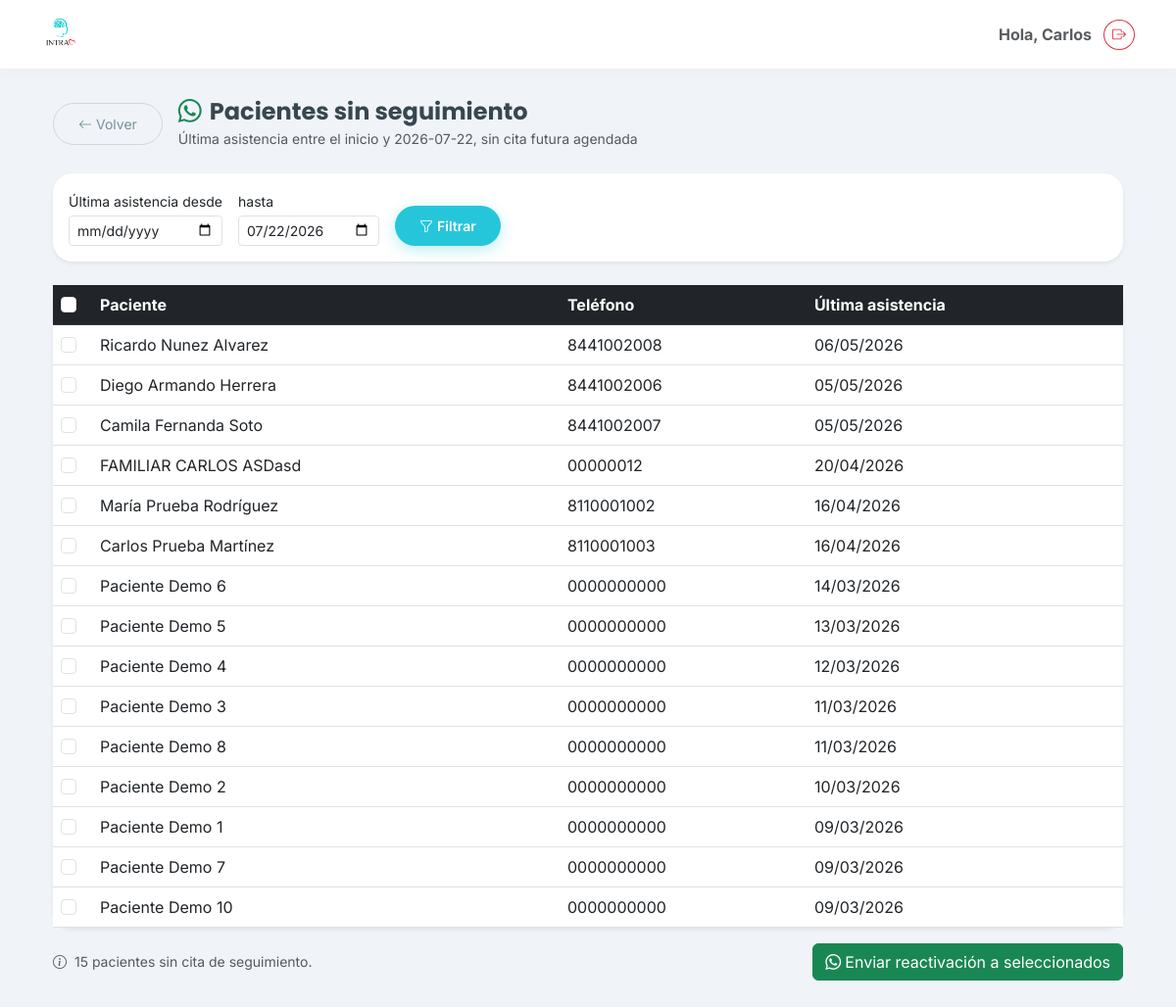
/pacientes/sin-seguimiento/ (signed in), run on the app's committed database.
### clinica/models.py (models this page shows, shortened)
class Paciente(models.Model):
    TIPO_CONTACTO_CHOICES = [
        ('propio', 'Propio'),
        ('madre', 'Madre'),
        ('padre', 'Padre'),
        ('pareja', 'Pareja'),
        ('otro', 'Otro'),
    ]
    SEXO_CHOICES = [
        ('Femenino', 'Femenino'),
        ('Masculino', 'Masculino'),
    ]
    usuario = models.OneToOneField(User, on_delete=models.SET_NULL, null=True, blank=True, related_name='perfil_paciente')
    nombre = models.CharField(max_length=200, verbose_name="Nombre Completo")
    fecha_nacimiento = models.DateField(verbose_name="Fecha de Nacimiento")
    dado_de_alta = models.BooleanField(
        default = False,
        verbose_name = "Dado de alta"
    )
    fecha_alta = models.DateTimeField(
        null = True,
        blank = True
    )
    estado = models.CharField(
        max_length=20,
        default="Activo"
    )
    fecha_suspension = models.DateTimeField(
        null=True,
        blank=True
    )
    motivo_suspension = models.TextField(
        null=True,
        blank=True
    )
    suspendido_por = models.ForeignKey(
        User,
        null=True,
        blank=True,
        on_delete=models.SET_NULL
    )
    nombre_normalizado = models.CharField(max_length=200, blank=True, editable=False)
    sexo = models.CharField(
        max_length=20,
        choices=SEXO_CHOICES,
        default='Femenino',
        verbose_name="Sexo"
    )
    telefono = models.CharField(max_length=20, verbose_name="Teléfono (WhatsApp)")
    identidad_contacto = models.CharField(max_length=20, choices=TIPO_CONTACTO_CHOICES, default='propio')
    servicio_inicial = models.ForeignKey('Servicio', on_delete=models.SET_NULL, null=True, verbose_name="Servicio Inicial")
    consentimiento_firmado = models.FileField(upload_to='documentos/', blank=True, null=True)
    estudio_socioeconomico = models.FileField(upload_to='documentos/', blank=True, null=True)
    apertura_expediente = models.FileField(upload_to='documentos/', blank=True, null=True)
    resumen_clinico = models.TextField(blank=True, null=True)
    empresa = models.ForeignKey(
        'Empresa', on_delete=models.SET_NULL, null=True, blank=True,
        related_name='pacientes'
    )
    division = models.ForeignKey(
        'Division', on_delete=models.SET_NULL, null=True, blank=True,
        related_name='pacientes', verbose_name='División'
    )
    pacientes_relacionados = models.ManyToManyField('self', blank=True, symmetrical=True)
    enlace_resultados = models.URLField(blank=True, null=True)
    fecha_registro = models.DateTimeField(auto_now_add=True)
    dado_de_alta = models.BooleanField(default=False, verbose_name="Dado de alta")
    fecha_alta = models.DateTimeField(null=True, blank=True)
    class Meta:
        verbose_name = "Paciente"
        verbose_name_plural = "Pacientes"

### clinica/views.py (the view)
@login_required
def pacientes_sin_seguimiento(request):
    hoy = timezone.localdate()
    desde_str = request.GET.get('desde', '')
    hasta_str = request.GET.get('hasta', '')
    desde = datetime.strptime(desde_str, '%Y-%m-%d').date() if desde_str else None
    hasta = datetime.strptime(hasta_str, '%Y-%m-%d').date() if hasta_str else hoy
    pacientes_con_cita_futura = Cita.objects.filter(
        fecha__gte=hoy,
        estatus__in=Cita.ESTATUS_ACTIVOS,
    ).values_list('paciente_id', flat=True)
    pacientes = (
        Paciente.objects.exclude(telefono='')
        .exclude(pk__in=pacientes_con_cita_futura)
        .annotate(ultima_asistencia=Max(
            'citas__fecha', filter=Q(citas__estatus=Cita.ESTATUS_SI_ASISTIO)
        ))
        .filter(ultima_asistencia__isnull=False, ultima_asistencia__lte=hasta)
    )
    if desde:
        pacientes = pacientes.filter(ultima_asistencia__gte=desde)
    return render(request, 'clinica/pacientes_sin_seguimiento.html', {
        'pacientes': pacientes.order_by('-ultima_asistencia'),
        'desde': desde_str,
        'hasta': hasta_str or hoy.isoformat(),
    })

### clinica/templates/clinica/pacientes_sin_seguimiento.html (shortened to what this page needs)
{% extends 'clinica/base.html' %}
{% block content %}
<div class="container mt-4 mb-5">
    <div class="d-flex align-items-center gap-3 mb-4">
        <a href="{% url 'home' %}" class="btn btn-outline-secondary btn-sm">
            <i class="bi bi-arrow-left me-1"></i>Volver
        </a>
        <div>
            <h4 class="mb-0 fw-bold">
                <i class="bi bi-whatsapp me-2 text-success"></i>Pacientes sin seguimiento
            </h4>
            <small class="text-muted">
                Última asistencia entre {{ desde|default:"el inicio" }} y {{ hasta }}, sin cita futura agendada
            </small>
        </div>
    </div>
    <form method="get" class="card border-0 shadow-sm mb-4">
        <div class="card-body d-flex flex-wrap gap-3 align-items-end">
            <div>
                <label for="desde" class="form-label small mb-1">Última asistencia desde</label>
                <input type="date" id="desde" name="desde" class="form-control form-control-sm" value="{{ desde }}">
            </div>
            <div>
                <label for="hasta" class="form-label small mb-1">hasta</label>
                <input type="date" id="hasta" name="hasta" class="form-control form-control-sm" value="{{ hasta }}">
            </div>
            <button type="submit" class="btn btn-primary btn-sm">
                <i class="bi bi-funnel me-1"></i>Filtrar
            </button>
        </div>
    </form>
    {% if pacientes %}
    <form id="form-reactivacion">
        <div class="card border-0 shadow-sm">
            <div class="card-body p-0">
                <div class="table-responsive">
                    <table class="table table-hover align-middle mb-0">
                        <thead class="table-dark">
                            <tr>
                                <th style="width:40px;">
                                    <input type="checkbox" id="check-todos" class="form-check-input">
                                </th>
                                <th>Paciente</th>
                                <th>Teléfono</th>
                                <th>Última asistencia</th>
                            </tr>
                        </thead>
                        <tbody>
                            {% for paciente in pacientes %}
                            <tr>
                                <td>
                                    <input type="checkbox" class="form-check-input check-paciente" value="{{ paciente.id }}">
                                </td>
                                <td>{{ paciente.nombre }}</td>
                                <td>{{ paciente.telefono }}</td>
                                <td>{{ paciente.ultima_asistencia|date:"d/m/Y" }}</td>
                            </tr>
                            {% endfor %}
                        </tbody>
                    </table>
                </div>
            </div>
        </div>
        <div class="d-flex justify-content-between align-items-center mt-3">
            <p class="text-muted small mb-0">
                <i class="bi bi-info-circle me-1"></i>
                {{ pacientes|length }} paciente{{ pacientes|length|pluralize }} sin cita de seguimiento.
            </p>
            <button type="submit" class="btn btn-success" id="btn-enviar-reactivacion">
                <i class="bi bi-whatsapp me-1"></i>Enviar reactivación a seleccionados
            </button>
        </div>
    </form>
    {% endif %}
</div>
{% endblock %}

### clinica/templates/clinica/base.html (shortened to what this page needs)
{% load static %}
<!DOCTYPE html>
<html lang="es">
<head>
    <link href="https://cdn.jsdelivr.net/npm/bootstrap@5.3.0/dist/css/bootstrap.min.css" rel="stylesheet">
    <link rel="stylesheet" href="https://cdn.jsdelivr.net/npm/bootstrap-icons@1.10.5/font/bootstrap-icons.css">
</head>
<body>
    <nav class="navbar navbar-expand-lg fixed-top">
        <div class="container">
            <a class="navbar-brand d-flex align-items-center" href="{% url 'home' %}">
               <img src="{% static 'clinica/images/logo.png' %}" alt="Logo INTRA" class="me-2">
            </a>
            <div class="d-flex align-items-center gap-2">
                <span class="me-1 text-muted fw-bold d-none d-md-block">
                    Hola, {{ user.username|title }}
                </span>
<form action="{% url 'logout' %}" method="post">
                    <button type="submit" class="btn btn-outline-danger btn-sm rounded-circle" title="Cerrar Sesión">
                        <i class="bi bi-box-arrow-right"></i>
                    </button>
                </form>
            </div>
        </div>
    </nav>
    <div class="container" style="margin-top: 100px;">
        {% block content %}
        {% endblock %}
    </div>
</body>
<link href="https://cdn.jsdelivr.net/npm/select2@4.1.0-rc.0/dist/css/select2.min.css" rel="stylesheet" />
<link rel="stylesheet" href="https://cdn.jsdelivr.net/npm/select2-bootstrap-5-theme@1.3.0/dist/select2-bootstrap-5-theme.min.css" />
</html>

### clinica/templates/clinica/base.html (style rules this page uses)
:root { --intra-primary: #26C6DA; --intra-secondary: #EF5350; --intra-dark: #37474F; --intra-light: #F0F4F8; --intra-white: #FFFFFF; }
body { background-color: var(--intra-light); font-family: 'Inter', sans-serif; color: var(--intra-dark); }
h1, h2, h3, h4, h5, .navbar-brand { font-family: 'Poppins', sans-serif; }
.btn-primary { background-color: var(--intra-primary); border: none; border-radius: 50px; padding: 10px 25px; font-weight: 600; box-shadow: 0 4px 15px rgba(38, 198, 218, 0.3); transition: all 0.3s ease; }
.btn-outline-secondary { border-color: #CFD8DC; color: #78909C; border-radius: 50px; padding: 10px 25px; }
.card { border: none; border-radius: 20px; box-shadow: 0 10px 30px rgba(0,0,0,0.05); }
.navbar { background-color: var(--intra-white); box-shadow: 0 2px 15px rgba(0,0,0,0.03); padding-top: 10px; padding-bottom: 10px; }
.navbar-brand img { height: 40px; width: auto; }

### data on the page
Paciente: nombre "Ricardo Nunez Alvarez", telefono "8441002008", ultima_asistencia "06/05/2026"
Paciente: nombre "Diego Armando Herrera", telefono "8441002006", ultima_asistencia "05/05/2026"
Paciente: nombre "Camila Fernanda Soto", telefono "8441002007", ultima_asistencia "05/05/2026"
Paciente: nombre "FAMILIAR CARLOS ASDasd", telefono "00000012", ultima_asistencia "20/04/2026"
Paciente: nombre "María Prueba Rodríguez", telefono "8110001002", ultima_asistencia "16/04/2026"
Paciente: nombre "Carlos Prueba Martínez", telefono "8110001003", ultima_asistencia "16/04/2026"
Paciente: nombre "Paciente Demo 6", telefono "0000000000", ultima_asistencia "14/03/2026"
Paciente: nombre "Paciente Demo 5", telefono "0000000000", ultima_asistencia "13/03/2026"
Paciente: nombre "Paciente Demo 4", telefono "0000000000", ultima_asistencia "12/03/2026"
Paciente: nombre "Paciente Demo 3", telefono "0000000000", ultima_asistencia "11/03/2026"
Paciente: nombre "Paciente Demo 8", telefono "0000000000", ultima_asistencia "11/03/2026"
Paciente: nombre "Paciente Demo 2", telefono "0000000000", ultima_asistencia "10/03/2026"
Paciente: nombre "Paciente Demo 1", telefono "0000000000", ultima_asistencia "09/03/2026"
Paciente: nombre "Paciente Demo 7", telefono "0000000000", ultima_asistencia "09/03/2026"
Paciente: nombre "Paciente Demo 10", telefono "0000000000", ultima_asistencia "09/03/2026"

### other printed values
{{ user.username|title }} "Carlos"
{{ desde|default:"el inicio" }} "el inicio"
{{ hasta }} "2026-07-22"
{{ pacientes|length }} "15"
